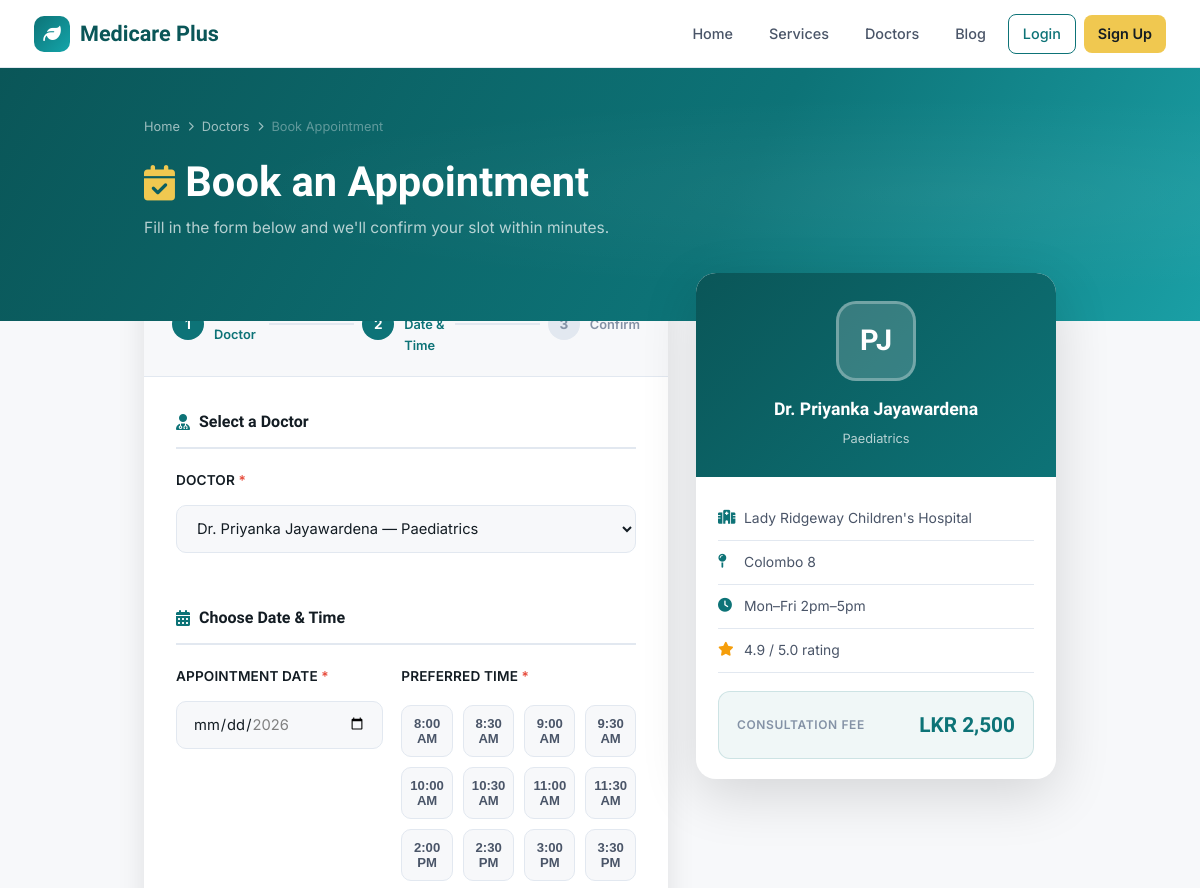
The app's page /book_appointment.php?doctor_id=4 (upper part), older data.
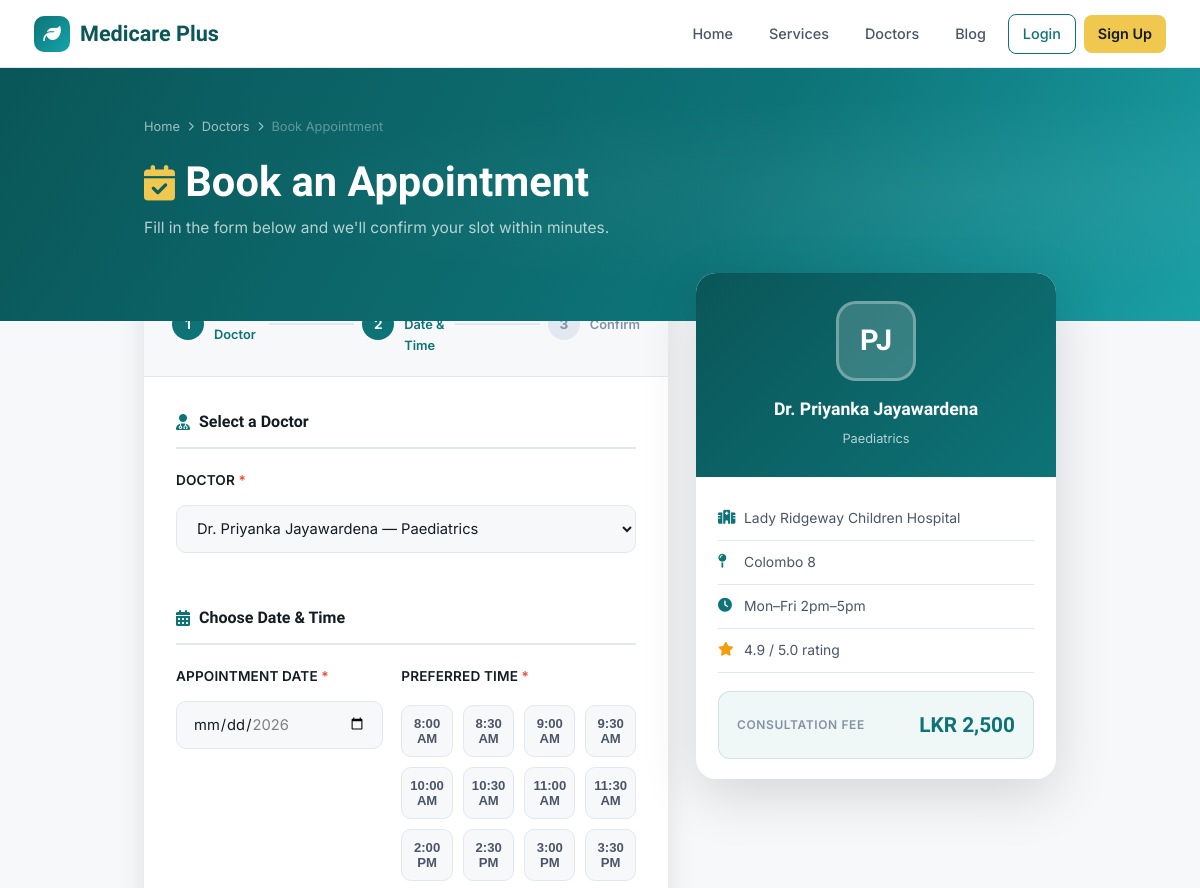
The same page, newer data.
### tables this page shows
CREATE TABLE IF NOT EXISTS doctors (
    id                  INT UNSIGNED AUTO_INCREMENT PRIMARY KEY,
    user_id             INT UNSIGNED NOT NULL UNIQUE,
    specialization      VARCHAR(120) NOT NULL,
    qualification       VARCHAR(255),
    hospital            VARCHAR(180),
    location            VARCHAR(180),
    consultation_fee    DECIMAL(10,2) NOT NULL DEFAULT 1500.00,
    experience_years    TINYINT UNSIGNED DEFAULT 0,
    rating              DECIMAL(3,2) DEFAULT 4.00,
    availability        VARCHAR(255),
    bio                 TEXT,
    created_at          TIMESTAMP DEFAULT CURRENT_TIMESTAMP,
    FOREIGN KEY (user_id) REFERENCES users(id) ON DELETE CASCADE
);

CREATE TABLE IF NOT EXISTS users (
    id              INT UNSIGNED AUTO_INCREMENT PRIMARY KEY,
    first_name      VARCHAR(80)  NOT NULL,
    last_name       VARCHAR(80)  NOT NULL,
    email           VARCHAR(180) NOT NULL UNIQUE,
    password_hash   VARCHAR(255) NOT NULL,
    role            ENUM('patient','doctor','admin') NOT NULL DEFAULT 'patient',
    phone           VARCHAR(20),
    address         VARCHAR(255),
    city            VARCHAR(100),
    created_at      TIMESTAMP DEFAULT CURRENT_TIMESTAMP,
    updated_at      TIMESTAMP DEFAULT CURRENT_TIMESTAMP ON UPDATE CURRENT_TIMESTAMP
);

### functions.php (called while the page is built, shortened)
<?php
function fetch_doctor_by_id(int $id): ?array {
    $conn = get_db_connection();
    $stmt = $conn->prepare(
        'SELECT d.*, u.first_name, u.last_name, u.email, u.phone, u.city
         FROM doctors d JOIN users u ON u.id = d.user_id WHERE d.id = ? LIMIT 1'
    );
    $stmt->bind_param('i', $id);
    $stmt->execute();
    $row = $stmt->get_result()->fetch_assoc();
    return $row ?: null;
}

### book_appointment.php (the view, shortened to what the changed rows need)
<?php
require_once 'functions.php';
$doctorId = filter_input(INPUT_GET, 'doctor_id', FILTER_VALIDATE_INT);
$doctor   = $doctorId && function_exists('fetch_doctor_by_id') ? fetch_doctor_by_id($doctorId) : null;
include 'header.php';
?>
    <section class="book-hero">
        <div class="hero-inner">
            <h1><i class="fas fa-calendar-check" style="color:var(--accent);font-size:.85em"></i> Book an Appointment</h1>
        </div>
    </section>
    <div class="book-layout">
        <div class="doctor-preview" id="doctorPreview" style="<?= !$doctor ? 'display:none' : '' ?>">
            <?php if ($doctor):
                $initials = strtoupper(substr($doctor['first_name'], 0, 1) . substr($doctor['last_name'], 0, 1));
            ?>
                <div class="preview-header">
                    <div class="preview-avatar" id="previewInitials"><?= $initials ?></div>
                    <div class="preview-name" id="previewName">Dr. <?= htmlspecialchars($doctor['first_name'] . ' ' . $doctor['last_name']) ?></div>
                    <div class="preview-spec" id="previewSpec"><?= htmlspecialchars($doctor['specialization'] ?? 'Specialist') ?></div>
                </div>
                <div class="preview-body">
                    <div class="preview-row"><i class="fas fa-hospital-alt"></i><span id="previewHosp"><?= htmlspecialchars($doctor['hospital'] ?? '') ?></span></div>
                    <div class="preview-row"><i class="fas fa-map-pin"></i><span id="previewCity"><?= htmlspecialchars($doctor['location'] ?? $doctor['city'] ?? 'Sri Lanka') ?></span></div>
                    <div class="preview-row"><i class="fas fa-clock"></i><span id="previewAvail"><?= htmlspecialchars($doctor['availability'] ?? 'Mon–Fri') ?></span></div>
                    <?php if (($doctor['rating'] ?? 0) > 0): ?>
                        <div class="preview-row"><i class="fas fa-star" style="color:#f59e0b"></i><span><?= number_format((float)$doctor['rating'], 1) ?> / 5.0 rating</span></div>
                    <?php endif; ?>
                    <div class="preview-fee">
                        <div>
                            <div class="fee-label">Consultation Fee</div>
                        </div>
                        <div class="fee-val" id="previewFee">LKR <?= number_format((float)($doctor['consultation_fee'] ?? 0), 0) ?></div>
                    </div>
                </div>
            <?php endif; ?>
        </div>
    </div>
<?php include 'footer.php'; ?>

Row changes from the older to the newer data that the page shows:
changed doctors "Colombo 8": hospital "Lady Ridgeway Children's Hospital" → "Lady Ridgeway Children Hospital"
